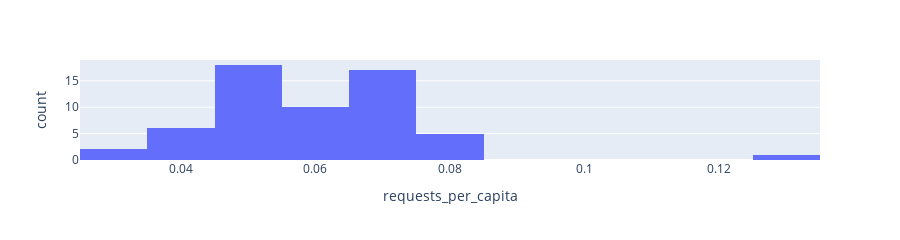

Source (notebook cell):
### Markdown cell above
How does the per-capita distribution compare to that of the raw counts?

### Code cell
fig = px.histogram(districts, x="requests_per_capita", height=200)
fig.show()

### Figure 1 — Plotly figure (JSON) as saved in the notebook; plotly's stock layout.template omitted (floating-point values rounded to 4 significant figures)
{"data": [{"bingroup": "x", "hovertemplate": "requests_per_capita=%{x}<br>count=%{y}<extra></extra>", "legendgroup": "", "marker": {"color": "#636efa", "pattern": {"shape": ""}}, "name": "", "orientation": "v", "showlegend": false, "type": "histogram", "x": [0.07426, 0.0738, 0.05413, 0.06854, 0.07592, 0.06508, 0.04532, 0.05939, 0.07258, 0.05447, 0.06575, 0.06336, 0.07065, 0.05021, 0.06698, 0.05016, 0.06178, 0.05115, 0.07094, 0.05454, 0.05732, 0.0767, 0.07425, 0.05321, 0.05329, 0.06808, 0.04292, 0.03894, 0.04697, 0.06272, 0.08095, 0.07777, 0.07692, 0.07041, 0.05348, 0.03963, 0.06164, 0.06552, 0.1277, 0.02992, 0.07236, 0.05695, 0.05042, 0.05426, 0.03374, 0.05655, 0.04937, 0.06901, 0.0475, 0.04741, 0.04596, 0.06597, 0.03613, 0.05898, 0.05372, 0.04068, 0.03682, 0.05941, 0.06642], "xaxis": "x", "yaxis": "y"}], "layout": {"barmode": "relative", "height": 200, "legend": {"tracegroupgap": 0}, "margin": {"t": 60}, "xaxis": {"anchor": "y", "domain": [0, 1], "title": {"text": "requests_per_capita"}}, "yaxis": {"anchor": "x", "domain": [0, 1], "title": {"text": "count"}}}}
